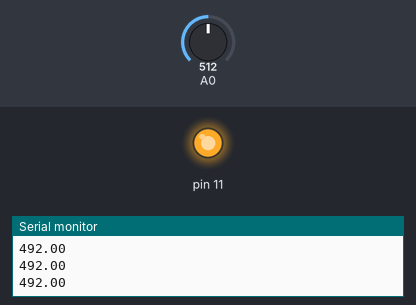
Bench run of a sketch on a simulated Arduino Uno, built with avr-gcc and run on an emulated ATmega328P. On the bench: output pins drawn as LEDs (lit = HIGH), the last lines printed to the serial monitor. Inputs (shaded band) come from the test bench; at power-on: A0 = 512.

Above: at 1.2 s.
1.3 s: A0 set to 63
3.6 s: A0 set to 55
At 4.1 s:
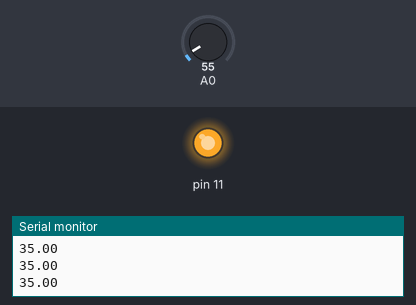
6.2 s: A0 set to 0
At 6.36 s:
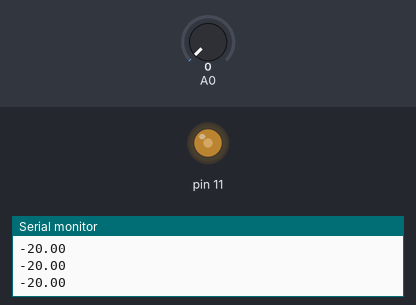
At 8.1 s:
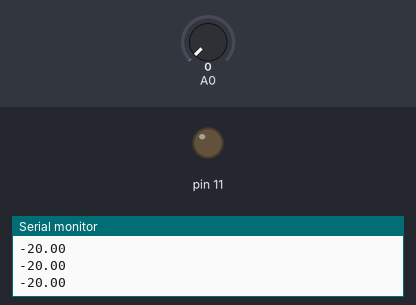
Timing chart, 0 to 9.6 s (numbered marks = the images above; inputs shaded):
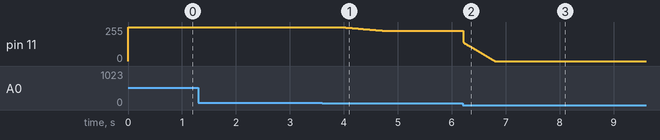

Measured:
- after the input at 3.6 s, pin 11: moves from 255/255 to 227/255 over 0.77 s, starting after 0.36 s
- after the input at 6.2 s, pin 11: moves from 227/255 to 0/255 over 0.59 s, starting at once

The sketch:

162-PID-controller.ino
```cpp
#define DT 10
#define SETPOINT 20

float kp = 3;  //3
float ki = 10; //10;

void setup() {
  Serial.begin(9600);
}

void loop() {
  //lettura
  int v = analogRead(A0);
  //calcolo errore
  float e = v - SETPOINT;

  //calcolo output da applicare
  int out = (int)(prop(e) + intgr(e));
  out = map(out, 0, 510, 0, 255);
  out = constrain(out, 0, 255);
  analogWrite(11, out);

  //Serial.print("v:");
  //Serial.print(v);
  //Serial.print("\te:");
  //Serial.print(e);
  //Serial.print("\to:");
  //Serial.println(out);
  Serial.println(e);

  delay(DT);
}

float prop(float e) {
  float p = e*kp;
  return p;
}

#define blen 100
float buf[blen];

float intgr(float e) {
  buf[0] = e;
  for (int j = blen-1; j > 0; j--) {
    buf[j] = buf[j-1];
  }

  float m = 0;
  for (int j = 0; j < blen; j++){
    m += buf[j];
  }
  m = m / (float)blen;
  float i = m*ki;
  return i;
}
```
